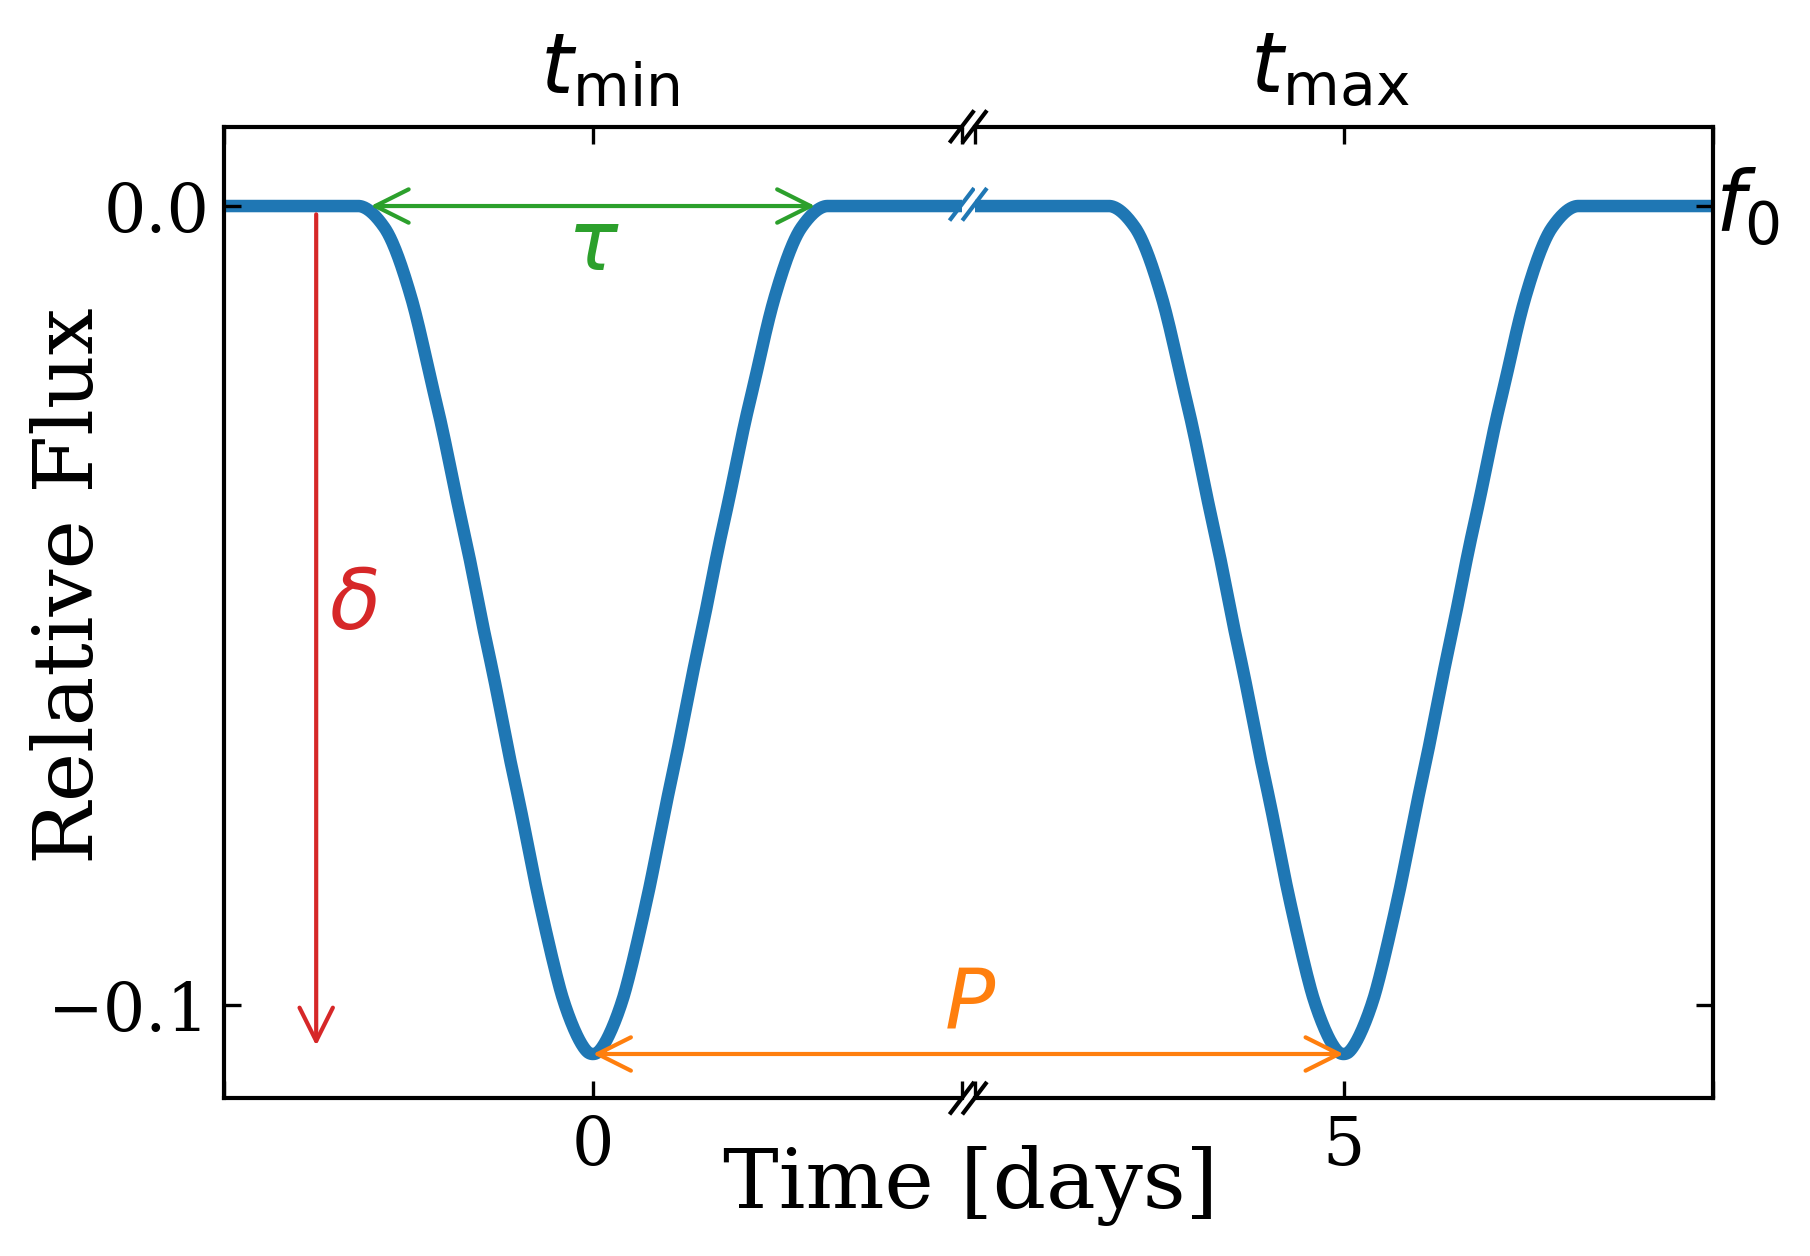

The Python source for this figure:
# +
import numpy as np
from matplotlib import patches, pyplot as plt
import exoplanet as xo
import matplotlib as mpl
plt.style.use(
    "https://gist.githubusercontent.com/avivajpeyi/4d9839b1ceb7d3651cbb469bc6b0d69b/raw/4ee4a870126653d542572372ff3eee4e89abcab0/publication.mplstyle")
mpl.rcParams.update({
"axes.titlesize" : 24,
"axes.labelsize" : 20,
"lines.linewidth" : 3,
"lines.markersize" : 10,
"xtick.labelsize" : 16,
"ytick.labelsize" : 16,
"axes.grid": False,
"xtick.minor.visible":  False, 
"ytick.minor.visible":  False, 
})

# compute lc 
p = 5
orbit = xo.orbits.KeplerianOrbit(period=p)
N = 1000
lim = 0.2
r1, r2 = (-lim, lim), (p-lim, p+lim)
x = np.concatenate((np.linspace(*r1, N), np.linspace(*r2, N)))
u = [0.4, 0.5]
y = (
    xo.LimbDarkLightCurve(u).get_light_curve(orbit=orbit, r=0.3, t=x, texp=0.1).eval()
)


# +
## 
f,(ax,ax2) = plt.subplots(1,2,sharey=True, facecolor='w', figsize=(6, 4))

# lc
lc_c = "tab:blue"
ax.plot(x, y, zorder=-10, color=lc_c)
ax2.plot(x, y, zorder=-10, color=lc_c)



min_y = min(y)[0]

d_x, d_c = -0.15, "tab:red"
depth_arrow = mpl.patches.FancyArrowPatch(
    (d_x,0),(d_x, min_y), 
    arrowstyle='->', 
    mutation_scale=20,
    color=d_c
)
ax.add_patch(depth_arrow)
ax.text(-.13, -0.05, r'$\delta$', fontsize=20, ha='center', va='center', color=d_c)

# duration arrow
d_x, d_c = 0.125, "tab:green"
dur_arrow = mpl.patches.FancyArrowPatch(
    (-d_x,0),(d_x, 0), 
    arrowstyle='<->', 
    mutation_scale=20,
    color=d_c
)
ax.add_patch(dur_arrow)
ax.text(0, 0, r'$\tau$', fontsize=20, ha='center', va='top', color=d_c)

# period arrow
p_c = "tab:orange"
p_arrow = patches.ConnectionPatch(
    [0, min_y],
    [p, min_y],
    coordsA=ax.transData,
    coordsB=ax2.transData,
    # Default shrink parameter is 0 so can be omitted
    color=p_c,
    arrowstyle="<->",  # "normal" arrow
    mutation_scale=20,  # controls arrow head size
    linewidth=1,
)
f.patches.append(p_arrow)
f.text(.55, 0.2, r'$P$', fontsize=20, ha='center', va='center', color=p_c)

# tmin tmax
f.text(.35, 0.98, r'$t_{\rm min}$', fontsize=20, ha='center', va='center', color='black')
f.text(.75, 0.98, r'$t_{\rm max}$', fontsize=20, ha='center', va='center', color='black')

# f0
f.text(1, 0.9, r'$f_0$', fontsize=20, ha='right', va='top', color='black')

ax.set_xlim(*r1)
ax2.set_xlim(*r2)

ax.tick_params(axis="x",direction="in", top=True, labeltop=False, bottom=True, labelbottom=True )
ax2.tick_params(axis="x",direction="in", top=True, labeltop=False, bottom=True, labelbottom=True )
ax.tick_params(axis="y",direction="in", left=True, labelleft=True, right=False, labelright=False )
ax2.tick_params(axis="y",direction="in", left=False, labelleft=False, right=True, labelright=False )
ax.spines['right'].set_visible(False)
ax2.spines['left'].set_visible(False)

ax2.locator_params(axis='y', nbins=2)
ax.locator_params(axis='y', nbins=2)
# ax2.locator_params(axis='x', nbins=2)
# ax.locator_params(axis='x', nbins=2)

# ax.xaxis.get_majorticklabels()[-1].set_horizontalalignment("right")
# ax2.xaxis.get_majorticklabels()[0].set_horizontalalignment("left")
ax.xaxis.set_ticklabels(["","0",""])
ax2.xaxis.set_ticklabels(["","5",""])


d = .015 
kwargs = dict(transform=ax.transAxes, color='k', clip_on=False, lw=1)
ax.plot((1-d,1+d), (-d,+d), **kwargs)
ax.plot((1-d,1+d),(1-d,1+d), **kwargs)

kwargs.update(transform=ax2.transAxes)  # switch to the right axes
ax2.plot((-d,+d), (1-d,1+d), **kwargs)
ax2.plot((-d,+d), (-d,+d), **kwargs)

# dash on lc 
kwargs.update(transform=ax.transAxes, color=lc_c)  
ax.plot((1-d,1+d), (0.92-d, 0.92+d),**kwargs)
kwargs.update(transform=ax2.transAxes)  # switch to the right axes
ax2.plot((-d,+d), (0.92-d, 0.92+d),**kwargs)

# axes lables 
f.text(0.05, 0.55, r'Relative Flux', fontsize=20, ha='center', va='center', color='black', rotation=90)
f.text(0.55, .05, r'Time [days]', fontsize=20, ha='center', va='center', color='black')

f.tight_layout(w_pad=-0.1)
plt.savefig('transit_model.png', bbox_inches='tight')
